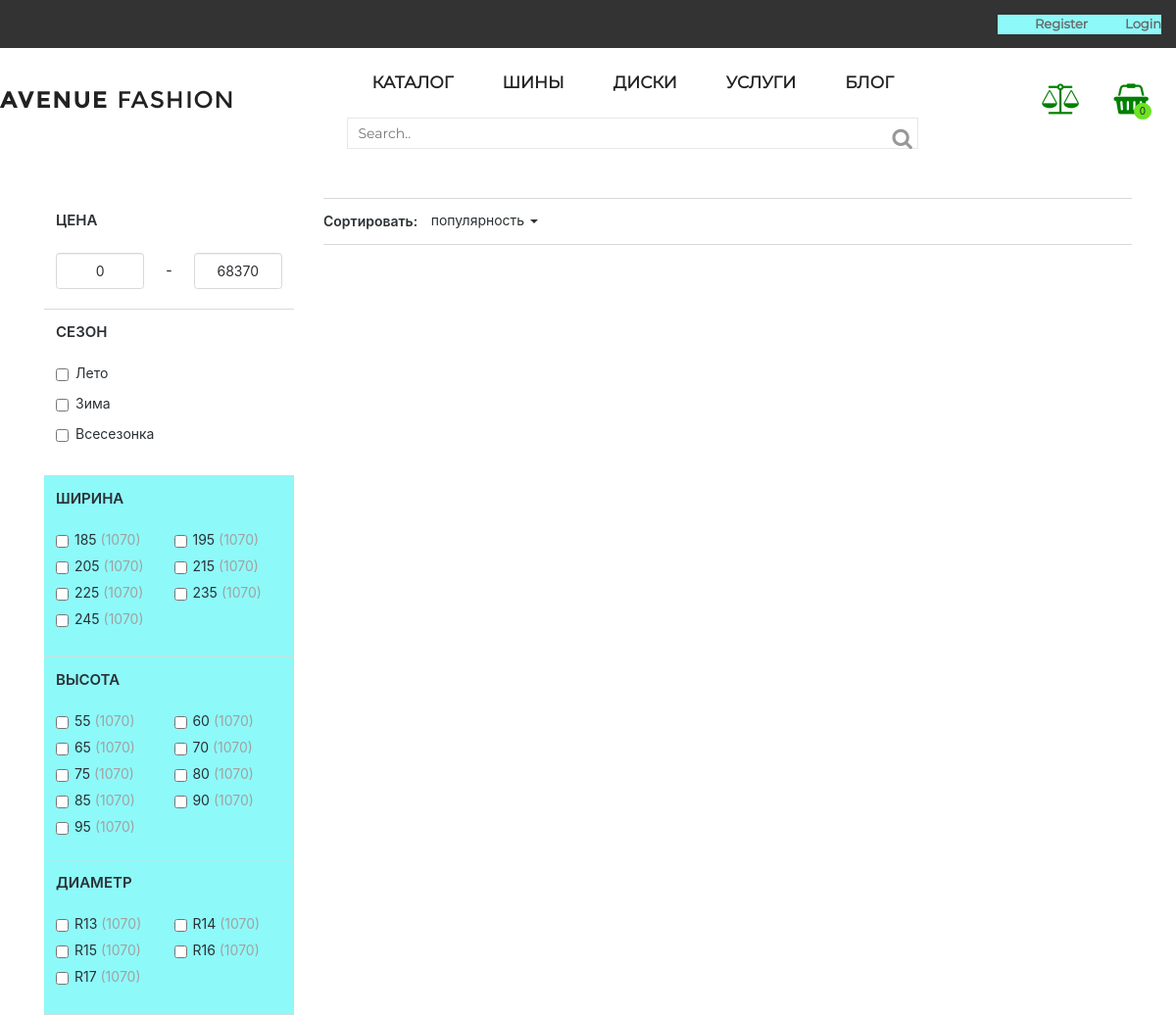
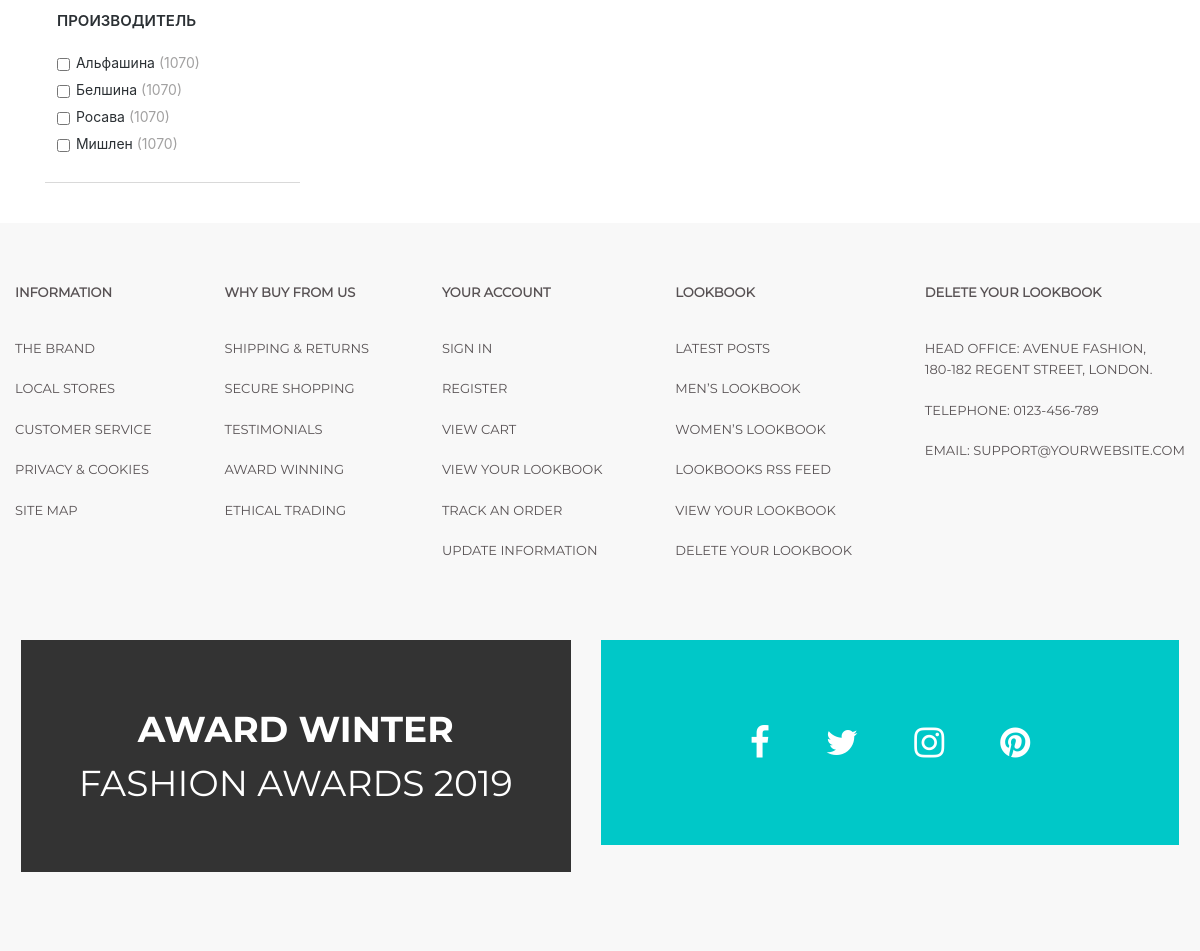
/catalog, run on the app's committed database (2 pictures, top to bottom).
### tables this page shows
CREATE TABLE `season` (
  `id` int(11) NOT NULL,
  `season_value` varchar(255) DEFAULT NULL
);

CREATE TABLE `width` (
  `id` int(11) NOT NULL,
  `width_value` int(11) DEFAULT NULL
);

CREATE TABLE `height` (
  `id` int(11) NOT NULL,
  `height_value` int(11) DEFAULT NULL
);

CREATE TABLE `diameter` (
  `id` int(11) NOT NULL,
  `diameter_value` varchar(32) DEFAULT NULL
);

CREATE TABLE `brands` (
  `id` int(11) NOT NULL,
  `brands_value` varchar(50) NOT NULL
);

### index.php (called while the page is built, shortened)
<?php
$route = new RouteController();

### app/core/models/BaseModel.php (called while the page is built, shortened)
<?php
class BaseModel{
    protected function connect() {
    	$this->host = '127.0.0.1';
		$this->user = 'root';
		$this->password = '';
		$this->db = 'avenue';
    	$conn = new \mysqli($this->host, $this->user, $this->password, $this->db);
    	return $conn;
    }
}

### app/admin/models/AtributesModel.php (called while the page is built, shortened)
<?php
class AtributesModel extends BaseModel
{
    public function get($name){
        $sql = "SELECT * FROM $name";
        $result = $this->connect()->query($sql);
        $numRows = $result->num_rows;
        if ($numRows > 0) {
            while ($row = $result->fetch_assoc()){
                $atributes[] = $row;
            }
            return $atributes;
        }
    }
}

### app/user/views/catalog.php (the view, shortened to what this page needs)
<?php
include 'include/head.php';
include 'include/header.php';
?>
<section class="catalog">
    <div id="wrap">
        <div id="main">
            <div class="container bordAdm">
                <div class="row">
                    <div class="col-lg-3 col-md-3 col-sm-12 col-xs-12">
                        <div class="sidebar-container">
                            <div class="sidebar-left">
                                <div class="podbor" id="podbor140">
                                    <div class="filter-name" data-toggle="collapse" data-target="#podbor-price">
                                        Цена
                                    </div>
                                    <div id="podbor-price" class="collapseDiv in">
                                        <div>
                                            <div class="row rowpad10">
                                                <div class="col-lg-5 col-md-5 col-sm-5 col-xs-5"><input type="text" id="price_from hidden_minimum_price" name="pfrom" value="0" start_value="0" class="form-control slider"></div>
                                                <div class="col-lg-2 col-md-2 col-sm-2 col-xs-2 price-minus">-</div>
                                                <div class="col-lg-5 col-md-5 col-sm-5 col-xs-5"><input type="text" id="price_to hidden_maximum_price" name="pto" value="68370" start_value="68370" class="form-control slider"></div>
                                            </div>
                                        </div>
                                    </div>
                                    <div class="filter-name" data-toggle="collapse" data-target="#podbor-season">
                                        Сезон
                                    </div>
                                    <div id="podbor-season" class="collapseDiv in">
                                        <div>
                                            <div class="row rowpad6">
                                                <? foreach ($this->getAtribute('season') as $value => $key){ ?>
                                                <div class="col-sm-12">
                                                    <div class="checkbox pull-left">
                                                        <label>
                                                            <input type="checkbox" name="season" value="<?=$key['id'];?>" class="noreload common_selector season">
                                                            <p><?=$key['season_value'];?></p>
                                                        </label>
                                                    </div>
                                                </div>
                                                <? } ?>
                                            </div>
                                        </div>
                                    </div>
                                    <div data-cms-tab-content="cms-tab-140" class="cms-tab-140__contents">
                                        <div class="podbor-tab__content__item active">
                                            <div class="filter-name" data-toggle="collapse" data-target="#podbor-w">
                                                Ширина
                                            </div>
                                            <div id="podbor-w" class="collapseDiv in">
                                                <div class="row rowpad10 overflow-auto">
                                                    <? foreach ($this->getAtribute('width') as $value => $key){ ?>
                                                        <div class="col-lg- col-md- col-sm-6 col-xs-12 ">
                                                            <label>
                                                                <div class="podbor__checkbox ">
                                                                    <input class=" common_selector width" type="checkbox" name="width[]" value=" <?=$key['id'];?>">
                                                                </div>
                                                                <?=$key['width_value'];?> <font>(1070)</font>
                                                            </label>
                                                        </div>
                                                    <? } ?>
                                                </div>
                                            </div>
                                            <div class="filter-name" data-toggle="collapse" data-target="#podbor-h">
                                                Высота
                                            </div>
                                            <div id="podbor-h" class="collapseDiv in">
                                                <div class="row rowpad10 overflow-auto">
                                                    <? foreach ($this->getAtribute('height') as $value => $key){ ?>
                                                        <div class="col-lg-6 col-md- col-sm-6 col-xs-12 ">
                                                            <label>
                                                                <div class="podbor__checkbox ">
                                                                    <input class="common_selector height" type="checkbox" name="height[]" value=" <?=$key['id'];?>">
                                                                </div>
                                                                <?=$key['height_value'];?> <font>(1070)</font>
                                                            </label>
                                                        </div>
                                                    <? } ?>
                                                </div>
                                            </div>
                                            <div class="filter-name" data-toggle="collapse" data-target="#podbor-r">
                                                Диаметр
                                            </div>
                                            <div id="podbor-r" class="collapseDiv in">
                                                <div class="row rowpad10 overflow-auto">
                                                    <? foreach ($this->getAtribute('diameter') as $value => $key){ ?>
                                                        <div class="col-lg-6 col-md-6 col-sm-6 col-xs-12 ">
                                                            <label>
                                                                <div class="podbor__checkbox ">
                                                                    <input class="common_selector diameter" type="checkbox" name="diameter" value=" <?=$key['id'];?>">
                                                                </div>
                                                                <?=$key['diameter_value'];?> <font>(1070)</font>
                                                            </label>
                                                        </div>
                                                    <? } ?>
                                                </div>
                                            </div>
                                        </div>
                                    </div>
                                    <div class="filter-name" data-toggle="collapse" data-target="#podbor-brand">
                                        Производитель
                                    </div>
                                    <div id="podbor-brand" class="collapseDiv in">
                                        <? foreach ($this->getAtribute('brands') as $value => $key){ ?>
                                            <div class="hiddenbrands overflow-auto">
                                                <label>
                                                    <div class="podbor__checkbox ">
                                                        <input class="common_selector brands" type="checkbox" name="brands[]" value=" <?=$key['id'];?>">
                                                    </div>
                                                    <?=$key['brands_value'];?> <font>(1070)</font>
                                                </label>
                                            </div>
                                        <? } ?>
                                    </div>
                                </div>
                            </div>
                        </div>
                    </div>
                    <div class="col-lg-9 col-md-9 col-sm-12 col-xs-12">
                        <div class="sort-pager">
                            <div class="row rowpad10">
                                <div class="col-lg-5 col-md-5 col-sm-5 col-xs-12">
                                    <div class="sort-pager__sortable">
                                        <div class="sort-pager__sortable__sortby">
                                            Сортировать:
                                            <div class="btn-group">
                                                <button type="button" class="dropdown-toggle" data-toggle="dropdown">
                                                    популярность
                                                    <span class="caret"></span>
                                                </button>
                                            </div>
                                        </div>
                                    </div>
                                </div>
                            </div>
                        </div>
                        <div class="row rowpad14 auto-clear filter_data" id="allTovars">
                        </div>
                    </div>
                </div>
            </div>
        </div>
    </div>
</section>
<?php
include 'include/footer.php';
?>

### data on the page
season: season_value "Лето"
season: season_value "Зима"
season: season_value "Всесезонка"
width: width_value "185"
width: width_value "195"
width: width_value "205"
width: width_value "215"
width: width_value "225"
width: width_value "235"
width: width_value "245"
height: height_value "55"
height: height_value "60"
height: height_value "65"
height: height_value "70"
height: height_value "75"
height: height_value "80"
height: height_value "85"
height: height_value "90"
height: height_value "95"
diameter: diameter_value "R13"
diameter: diameter_value "R14"
diameter: diameter_value "R15"
diameter: diameter_value "R16"
diameter: diameter_value "R17"
brands: brands_value "Альфашина"
brands: brands_value "Белшина"
brands: brands_value "Росава"
brands: brands_value "Мишлен"
